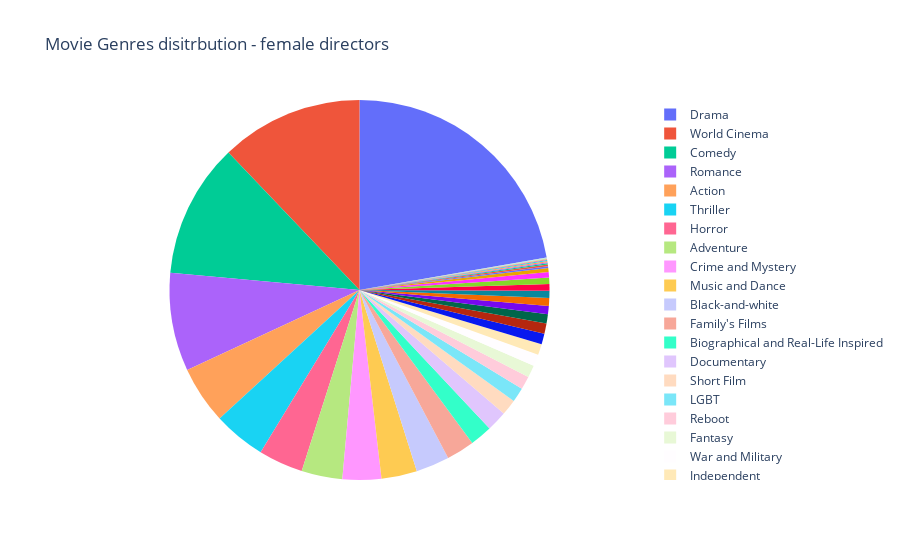

The code cell stored with this chart in its notebook:
### Code cell
#genres_df_f = genres_df_f.sort_values('Count_f', ascending=False).head(X) to have a the X top of genres

# Calculate proportions
genres_df_f['Proportion'] = genres_df_f['Count_f'] / genres_df_f['Count_f'].sum()

# Create the pie chart
fig = go.Figure(data=[go.Pie(
    labels=genres_df_f['Genre'],
    values=genres_df_f['Count_f'],
    hovertemplate='<b>%{label}</b><br>Count: %{value}<br>Percentage: %{percent}<extra></extra>',
    textinfo='none'
)])

# Update layout
fig.update_layout(
    title='Movie Genres disitrbution - female directors',
    hoverlabel=dict(
        bgcolor="white",
        font_size=12,
        font_family="Rockwell"
    )
)

fig.show()

### Figure 1 — Plotly figure (JSON) as saved in the notebook; plotly's stock layout.template omitted (floating-point values rounded to 4 significant figures)
{"data": [{"hovertemplate": "<b>%{label}</b><br>Count: %{value}<br>Percentage: %{percent}<extra></extra>", "labels": ["Drama", "Black-and-white", "Adventure", "World Cinema", "Independent", "Comedy", "War and Military", "Biographical and Real-Life Inspired", "Romance", "Crime and Mystery", "Action", "Historical Films", "Documentary", "Music and Dance", "Science Fiction", "Horror", "Thriller", "Western", "Artistic", "Feminist", "Television movie", "LGBT", "Family's Films", "Short Film", "Animation", "Erotic and Adult Films", "Religious Film", "Silent film", "Reboot", "Fantasy", "Children's Films", "Slice of life story", "Camp", "Film", "Holiday Movie", "Theatrical Movie", "Christian film", "Pre-Code", "Other Genres", "Business", "Finance & Investing", "Nature", "Female buddy film", "Blaxploitation", "Movie serial"], "textinfo": "none", "type": "pie", "values": [2332, 298, 364, 1269, 98, 1198, 105, 197, 875, 345, 514, 70, 181, 317, 94, 397, 467, 83, 59, 35, 65, 128, 250, 142, 92, 49, 9, 72, 117, 109, 56, 15, 2, 15, 10, 6, 8, 11, 10, 1, 1, 1, 1, 1, 1]}], "layout": {"hoverlabel": {"bgcolor": "white", "font": {"family": "Rockwell", "size": 12}}, "title": {"text": "Movie Genres disitrbution - female directors"}}}
